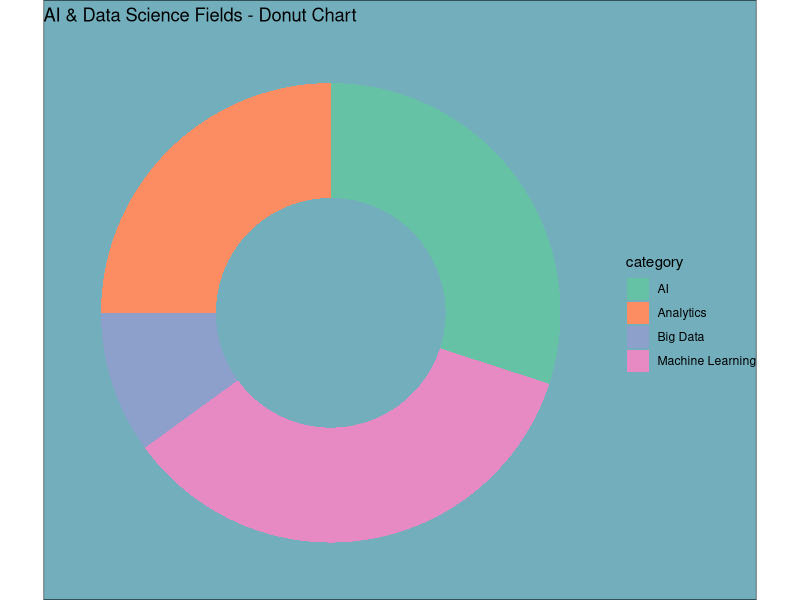
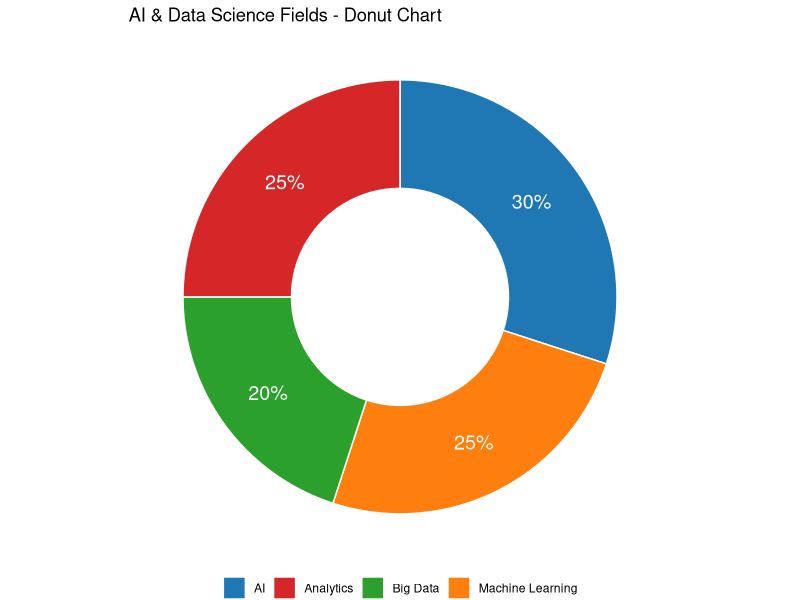
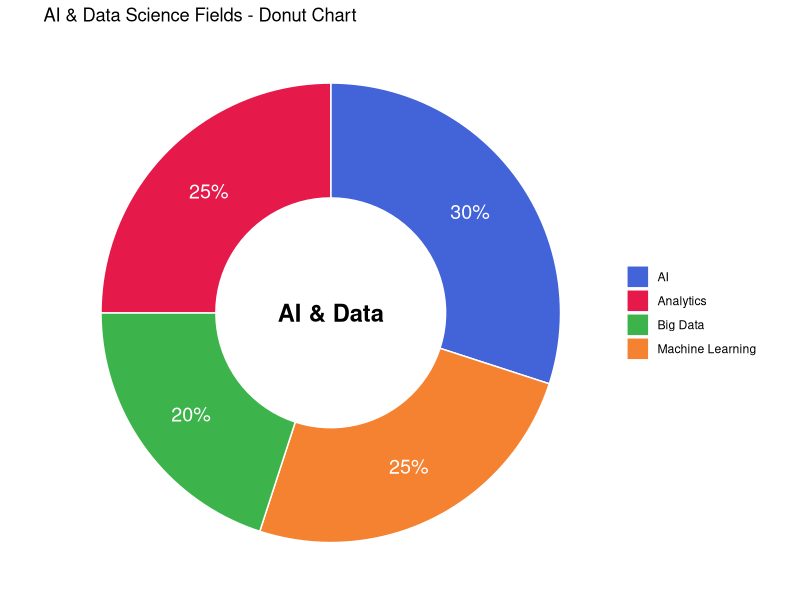
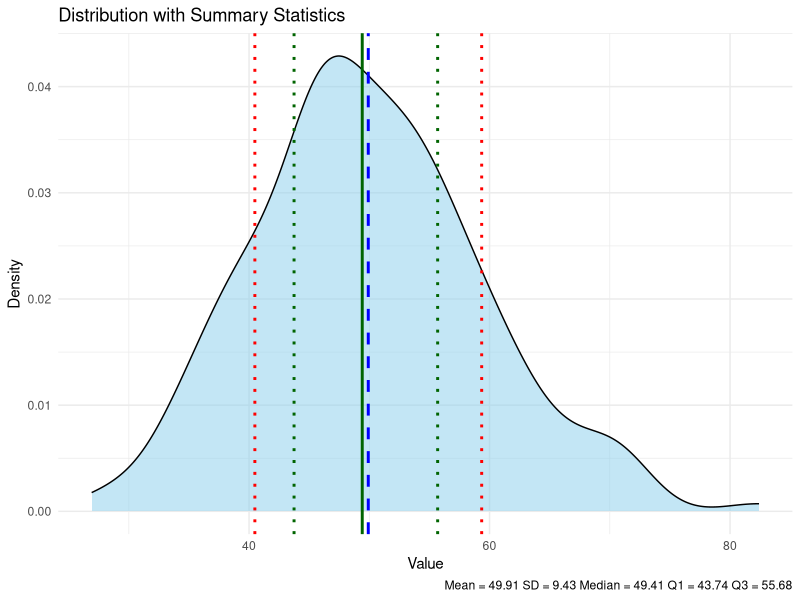
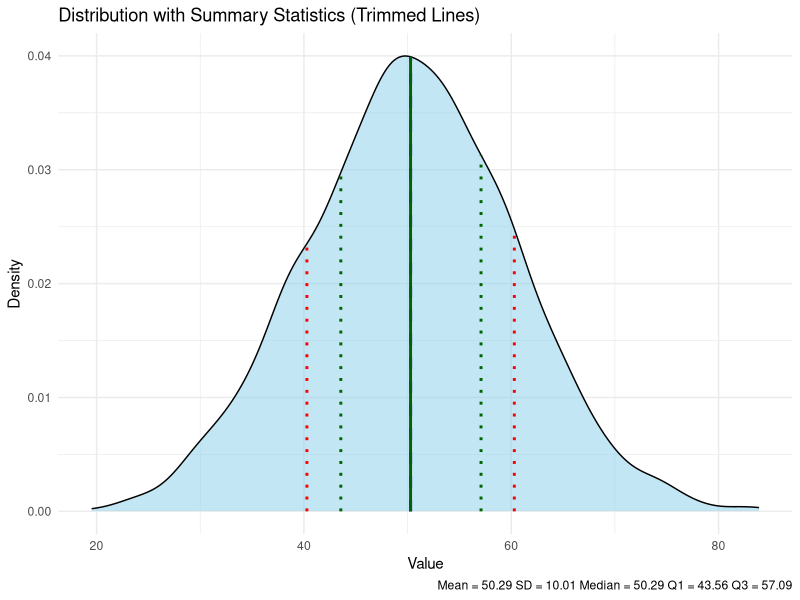
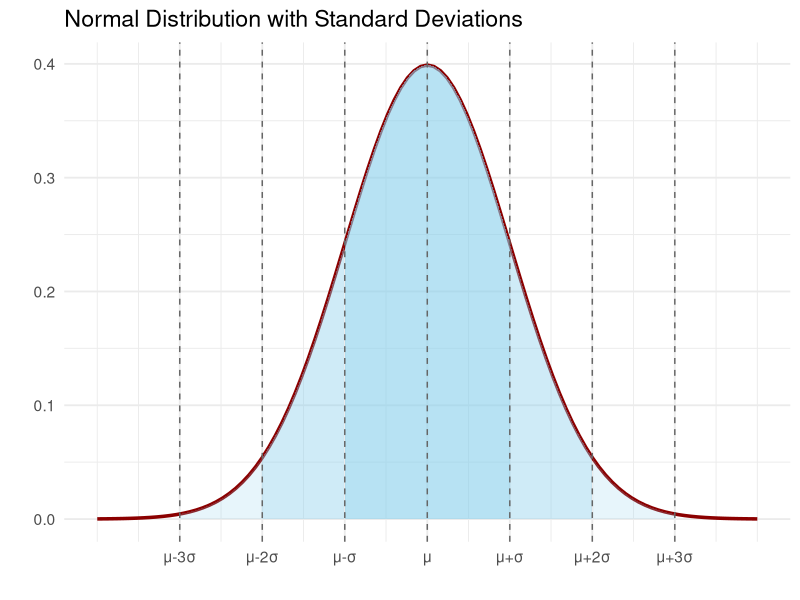
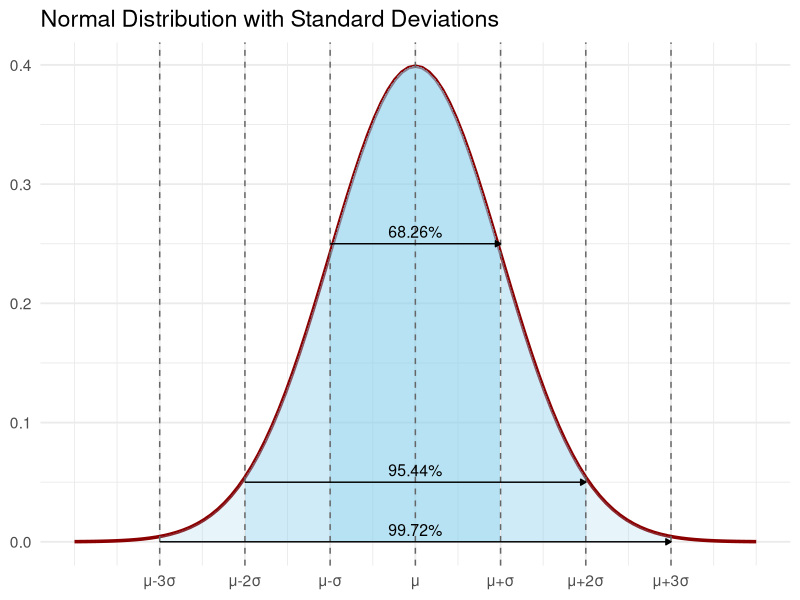
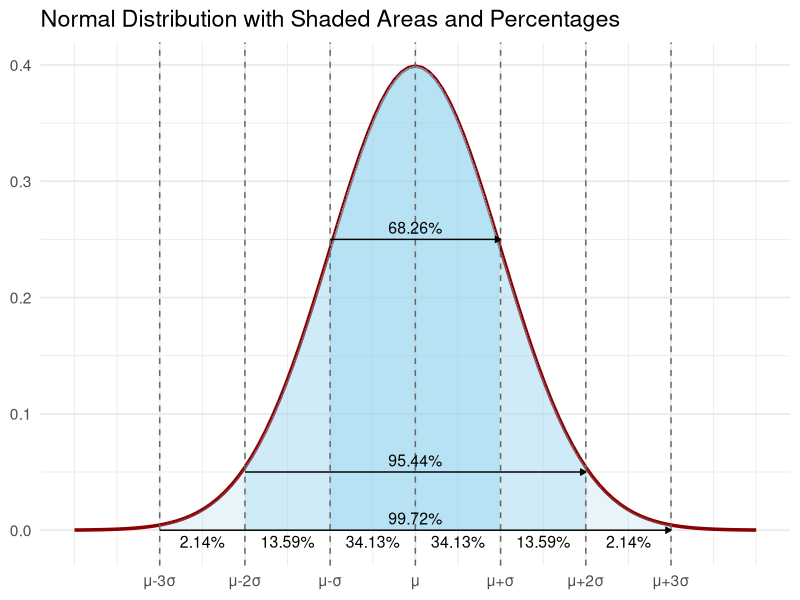

Here is the R script that generated these plots, in order:
## ---- chunk 1

# Load required libraries
library(ggplot2)

# Create a sample dataset
data <- data.frame(
  category = c("AI", "Machine Learning", "Big Data", "Analytics"),
  value = c(30, 35, 10, 25)  # Percentages or counts
)

# Compute positions for labels
data$fraction = data$value / sum(data$value)
data$ymax = cumsum(data$fraction)
data$ymin = c(0, head(data$ymax, n=-1))

# Create the plot
ggplot(data, aes(ymax=ymax, ymin=ymin, xmax=2, xmin=1, fill=category)) +
  geom_rect() +
  coord_polar(theta="y") +  # Convert to polar coordinates
  xlim(c(0, 2)) +  # Adjust width to create a hole
  theme_void() +  # Remove unnecessary elements
  theme(legend.position = "right") +  # Adjust legend position
  labs(title="AI & Data Science Fields - Donut Chart")+
  scale_fill_brewer(palette = "Set2")+
  theme(plot.background = element_rect(fill = "#72aebc"))

## ---- chunk 2
# Load required libraries
library(ggplot2)
library(dplyr)

# Create a sample dataset
data <- data.frame(
  category = c("AI", "Machine Learning", "Big Data", "Analytics"),
  value = c(30, 25, 20, 25)  # Percentages or counts
)

# Compute positions for labels
data <- data %>%
  mutate(
    fraction = value / sum(value), 
    ymax = cumsum(fraction),
    ymin = c(0, head(ymax, n=-1)),
    label = paste0(round(fraction * 100, 1), "%")  # Format labels as percentages
  )

# Define custom colours
custom_colours <- c("AI" = "#1f77b4", "Machine Learning" = "#ff7f0e", 
                    "Big Data" = "#2ca02c", "Analytics" = "#d62728")

# Create the donut chart
ggplot(data, aes(ymax=ymax, ymin=ymin, xmax=2, xmin=1, fill=category)) +
  geom_rect(colour="white") +  # Add segment borders
  geom_text(aes(x=1.5, y=(ymin+ymax)/2, label=label), size=5, colour="white") +  # Add labels
  scale_fill_manual(values=custom_colours) +  # Apply custom colours
  coord_polar(theta="y") +  # Convert to polar coordinates
  xlim(c(0, 2)) +  # Adjust width to create a hole
  theme_void() +  # Remove unnecessary elements
  theme(legend.position = "bottom", legend.title = element_blank()) +  # Adjust legend
  labs(title="AI & Data Science Fields - Donut Chart")  # Add title

## ---- chunk 3
# Load required libraries
library(ggplot2)
library(dplyr)
library(ggtext)  # For rich text formatting (if needed)

# Create a sample dataset
data <- data.frame(
  category = c("AI", "Machine Learning", "Big Data", "Analytics"),
  value = c(30, 25, 20, 25)  # Percentages or counts
)

# Compute positions for labels
data <- data %>%
  mutate(
    fraction = value / sum(value), 
    ymax = cumsum(fraction),
    ymin = c(0, head(ymax, n=-1)),
    label = paste0(round(fraction * 100, 1), "%")  # Format labels as percentages
  )

# Define custom colours (soft modern palette)
custom_colours <- c("AI" = "#4363d8", "Machine Learning" = "#f58231", 
                    "Big Data" = "#3cb44b", "Analytics" = "#e6194B")

# Create the donut chart
ggplot(data, aes(ymax=ymax, ymin=ymin, xmax=2, xmin=1, fill=category)) +
  geom_rect(colour="white") +  # Add segment borders
  geom_text(aes(x=1.5, y=(ymin+ymax)/2, label=label), size=5, colour="white") +  # Add labels
  scale_fill_manual(values=custom_colours) +  # Apply custom colours
  coord_polar(theta="y") +  # Convert to polar coordinates
  xlim(c(0, 2)) +  # Adjust width to create a hole
  theme_void() +  # Remove unnecessary elements
  theme(legend.position = "right", legend.title = element_blank()) +  # Adjust legend
  labs(title="AI & Data Science Fields - Donut Chart") +  # Add title
  annotate("text", x=0, y=0, label="AI & Data", size=6, fontface="bold")  # Add central text

## ---- chunk 4
library(ggplot2)

# Sample data
set.seed(123)
data <- data.frame(value = rnorm(200, mean = 50, sd = 10))

# Summary stats
mean_val <- mean(data$value)
sd_val <- sd(data$value)
median_val <- median(data$value)
q25 <- quantile(data$value, 0.25)
q75 <- quantile(data$value, 0.75)

# Plot
ggplot(data, aes(x = value)) +
  geom_density(fill = "skyblue", alpha = 0.5) +
  geom_vline(aes(xintercept = mean_val), colour = "blue", linetype = "dashed", size = 1) +
  geom_vline(aes(xintercept = mean_val + sd_val), colour = "red", linetype = "dotted", size = 1) +
  geom_vline(aes(xintercept = mean_val - sd_val), colour = "red", linetype = "dotted", size = 1) +
  geom_vline(aes(xintercept = median_val), colour = "darkgreen", linetype = "solid", size = 1) +
  geom_vline(aes(xintercept = q25), colour = "darkgreen", linetype = "dotted", size = 1) +
  geom_vline(aes(xintercept = q75), colour = "darkgreen", linetype = "dotted", size = 1) +
  labs(
    title = "Distribution with Summary Statistics",
    x = "Value",
    y = "Density",
    caption = paste(
      "Mean =", round(mean_val, 2),
      "SD =", round(sd_val, 2),
      "Median =", round(median_val, 2),
      "Q1 =", round(q25, 2),
      "Q3 =", round(q75, 2)
    )
  ) +
  theme_minimal()

## ---- chunk 5
library(ggplot2)
library(dplyr)

# Sample data
set.seed(123)
data <- data.frame(value = rnorm(2000, mean = 50, sd = 10))

# Summary stats
mean_val <- mean(data$value)
sd_val <- sd(data$value)
median_val <- median(data$value)
q25 <- quantile(data$value, 0.25)
q75 <- quantile(data$value, 0.75)

# Compute density manually
dens <- density(data$value)
dens_df <- data.frame(x = dens$x, y = dens$y)

# Function to get y from x in density
get_y <- function(val) {
  approx(dens_df$x, dens_df$y, xout = val)$y
}

# Get y values at each stat
stat_lines <- data.frame(
  x = c(mean_val, mean_val - sd_val, mean_val + sd_val,
        median_val, q25, q75),
  colour = c("blue", "red", "red", "darkgreen", "darkgreen", "darkgreen"),
  linetype = c("dashed", "dotted", "dotted", "solid", "dotted", "dotted"),
  yend = sapply(c(mean_val, mean_val - sd_val, mean_val + sd_val,
                  median_val, q25, q75), get_y)
)

# Plot
ggplot() +
  geom_density(data = data, aes(x = value), fill = "skyblue", alpha = 0.5) +
  geom_segment(data = stat_lines,
               aes(x = x, xend = x, y = 0, yend = yend, 
                   colour = colour, linetype = linetype), size = 1) +
  scale_colour_identity() +
  scale_linetype_identity() +
  labs(
    title = "Distribution with Summary Statistics (Trimmed Lines)",
    x = "Value",
    y = "Density",
    caption = paste(
      "Mean =", round(mean_val, 2),
      "SD =", round(sd_val, 2),
      "Median =", round(median_val, 2),
      "Q1 =", round(q25, 2),
      "Q3 =", round(q75, 2)
    )
  ) +
  theme_minimal()

## ---- chunk 6
library(ggplot2)

# Define mean and standard deviation
mu <- 0
sigma <- 1

# Create data frame for x values
x_vals <- seq(mu - 4*sigma, mu + 4*sigma, length.out = 1000)
df <- data.frame(x = x_vals, y = dnorm(x_vals, mean = mu, sd = sigma))

# Define shaded regions
shade_data <- data.frame(
  xmin = c(mu - sigma, mu - 2*sigma, mu - 3*sigma, mu, mu + sigma, mu + 2*sigma),
  xmax = c(mu + sigma, mu - sigma, mu - 2*sigma, mu + sigma, mu + 2*sigma, mu + 3*sigma),
  fill = c("68.26%", "13.59%", "2.14%", "34.13%", "13.59%", "2.14%")
)

# Plot
ggplot(df, aes(x, y)) +
  stat_function(fun = dnorm, args = list(mean = mu, sd = sigma), colour = "darkred", size = 1.2) +
  geom_area(data = subset(df, x >= mu - sigma & x <= mu + sigma), aes(x = x, y = y), fill = "skyblue", alpha = 0.6) +
  geom_area(data = subset(df, x >= mu - 2*sigma & x < mu - sigma), aes(x = x, y = y), fill = "skyblue", alpha = 0.4) +
  geom_area(data = subset(df, x >= mu + sigma & x <= mu + 2*sigma), aes(x = x, y = y), fill = "skyblue", alpha = 0.4) +
  geom_area(data = subset(df, x >= mu - 3*sigma & x < mu - 2*sigma), aes(x = x, y = y), fill = "skyblue", alpha = 0.2) +
  geom_area(data = subset(df, x > mu + 2*sigma & x <= mu + 3*sigma), aes(x = x, y = y), fill = "skyblue", alpha = 0.2) +
  geom_vline(xintercept = c(mu - 3*sigma, mu - 2*sigma, mu - sigma, mu, mu + sigma, mu + 2*sigma, mu + 3*sigma),
             linetype = "dashed", colour = "grey40") +
  scale_x_continuous(breaks = c(mu - 3*sigma, mu - 2*sigma, mu - sigma, mu, mu + sigma, mu + 2*sigma, mu + 3*sigma),
                     labels = c("μ-3σ", "μ-2σ", "μ-σ", "μ", "μ+σ", "μ+2σ", "μ+3σ")) +
  labs(title = "Normal Distribution with Standard Deviations",
       x = "", y = "") +
  theme_minimal(base_size = 14)


## ---- chunk 7
library(ggplot2)
library(grid)

mu <- 0
sigma <- 1

x_vals <- seq(mu - 4*sigma, mu + 4*sigma, length.out = 1000)
df <- data.frame(x = x_vals, y = dnorm(x_vals, mean = mu, sd = sigma))

# Base plot
p <- ggplot(df, aes(x, y)) +
  stat_function(fun = dnorm, args = list(mean = mu, sd = sigma),
                colour = "darkred", size = 1.2) +

  # Shaded regions
  geom_area(data = subset(df, x >= mu - sigma & x <= mu + sigma), aes(x = x, y = y),
            fill = "skyblue", alpha = 0.6) +
  geom_area(data = subset(df, x >= mu - 2*sigma & x < mu - sigma), aes(x = x, y = y),
            fill = "skyblue", alpha = 0.4) +
  geom_area(data = subset(df, x >= mu + sigma & x <= mu + 2*sigma), aes(x = x, y = y),
            fill = "skyblue", alpha = 0.4) +
  geom_area(data = subset(df, x >= mu - 3*sigma & x < mu - 2*sigma), aes(x = x, y = y),
            fill = "skyblue", alpha = 0.2) +
  geom_area(data = subset(df, x > mu + 2*sigma & x <= mu + 3*sigma), aes(x = x, y = y),
            fill = "skyblue", alpha = 0.2) +

  # Vertical dashed lines
  geom_vline(xintercept = c(mu - 3*sigma, mu - 2*sigma, mu - sigma, mu,
                            mu + sigma, mu + 2*sigma, mu + 3*sigma),
             linetype = "dashed", colour = "grey40") +

  # X-axis labels
  scale_x_continuous(breaks = c(mu - 3*sigma, mu - 2*sigma, mu - sigma,
                                mu, mu + sigma, mu + 2*sigma, mu + 3*sigma),
                     labels = c("μ-3σ", "μ-2σ", "μ-σ", "μ", "μ+σ", "μ+2σ", "μ+3σ")) +

  # Arrows and percentage labels
  annotate("segment", x = mu - sigma, xend = mu + sigma, y = 0.25, yend = 0.25,
           arrow = arrow(type = "closed", length = unit(0.15, "cm"))) +
  annotate("text", x = mu, y = 0.26, label = "68.26%", size = 4) +

  annotate("segment", x = mu - 2*sigma, xend = mu + 2*sigma, y = 0.05, yend = 0.05,
           arrow = arrow(type = "closed", length = unit(0.15, "cm"))) +
  annotate("text", x = mu, y = 0.06, label = "95.44%", size = 4) +

  annotate("segment", x = mu - 3*sigma, xend = mu + 3*sigma, y = 0.0, yend = 0.0,
           arrow = arrow(type = "closed", length = unit(0.15, "cm"))) +
  annotate("text", x = mu, y = 0.01, label = "99.72%", size = 4) +

  labs(title = "Normal Distribution with Standard Deviations",
       x = NULL, y = NULL) +
  theme_minimal(base_size = 14)

print(p)

## ---- chunk 8
library(ggplot2)
library(grid)

mu <- 0
sigma <- 1

x_vals <- seq(mu - 4*sigma, mu + 4*sigma, length.out = 1000)
df <- data.frame(x = x_vals, y = dnorm(x_vals, mean = mu, sd = sigma))

# Base plot
p <- ggplot(df, aes(x, y)) +
  stat_function(fun = dnorm, args = list(mean = mu, sd = sigma),
                colour = "darkred", size = 1.2) +

  # Shaded regions
  geom_area(data = subset(df, x >= mu - sigma & x <= mu + sigma), aes(x = x, y = y),
            fill = "skyblue", alpha = 0.6) +
  geom_area(data = subset(df, x >= mu - 2*sigma & x < mu - sigma), aes(x = x, y = y),
            fill = "skyblue", alpha = 0.4) +
  geom_area(data = subset(df, x >= mu + sigma & x <= mu + 2*sigma), aes(x = x, y = y),
            fill = "skyblue", alpha = 0.4) +
  geom_area(data = subset(df, x >= mu - 3*sigma & x < mu - 2*sigma), aes(x = x, y = y),
            fill = "skyblue", alpha = 0.2) +
  geom_area(data = subset(df, x > mu + 2*sigma & x <= mu + 3*sigma), aes(x = x, y = y),
            fill = "skyblue", alpha = 0.2) +

  # Vertical dashed lines
  geom_vline(xintercept = c(mu - 3*sigma, mu - 2*sigma, mu - sigma, mu,
                            mu + sigma, mu + 2*sigma, mu + 3*sigma),
             linetype = "dashed", colour = "grey40") +

  # X-axis labels
  scale_x_continuous(breaks = c(mu - 3*sigma, mu - 2*sigma, mu - sigma,
                                mu, mu + sigma, mu + 2*sigma, mu + 3*sigma),
                     labels = c("μ-3σ", "μ-2σ", "μ-σ", "μ", "μ+σ", "μ+2σ", "μ+3σ")) +

  # Arrows and percentage labels
  annotate("segment", x = mu - sigma, xend = mu + sigma, y = 0.25, yend = 0.25,
           arrow = arrow(type = "closed", length = unit(0.15, "cm"))) +
  annotate("text", x = mu, y = 0.26, label = "68.26%", size = 4) +

  annotate("segment", x = mu - 2*sigma, xend = mu + 2*sigma, y = 0.05, yend = 0.05,
           arrow = arrow(type = "closed", length = unit(0.15, "cm"))) +
  annotate("text", x = mu, y = 0.06, label = "95.44%", size = 4) +

  annotate("segment", x = mu - 3*sigma, xend = mu + 3*sigma, y = 0.0, yend = 0.0,
           arrow = arrow(type = "closed", length = unit(0.15, "cm"))) +
  annotate("text", x = mu, y = 0.01, label = "99.72%", size = 4) +

  # Text labels inside shaded areas
  annotate("text", x = mu + 0.5, y = - 0.01, label = "34.13%", size = 4) +
  annotate("text", x = mu - 0.5, y = - 0.01, label = "34.13%", size = 4) +
  annotate("text", x = mu - 1.5*sigma, y = - 0.01, label = "13.59%", size = 4) +
  annotate("text", x = mu + 1.5*sigma, y = - 0.01, label = "13.59%", size = 4) +
  annotate("text", x = mu - 2.5*sigma, y = - 0.01, label = "2.14%", size = 4) +
  annotate("text", x = mu + 2.5*sigma, y = - 0.01, label = "2.14%", size = 4) +

  labs(title = "Normal Distribution with Shaded Areas and Percentages",
       x = NULL, y = NULL) +
  theme_minimal(base_size = 14)

print(p)
